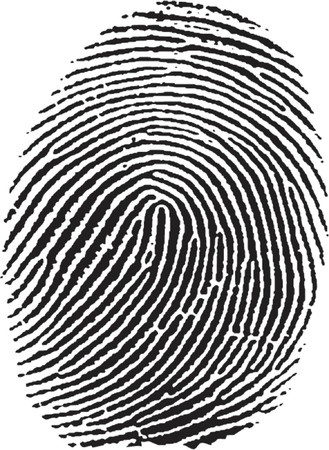
#> input picture TestData/13.jpg, 329 x 450 px, given in place of the camera
$ python enhancement_final.py
#> lines starting #> are read from the running program, lines starting #| are printed output that depends on the picture; pictures that were not available may be replaced by others from this repository, and a replacement may not be noted
import cv2
import os
import numpy as np
import random
import time

# [6 lines left out: function getPaddedImage, not called in this run]

def addSaltAndPepperNoise(image,prob):

    output = np.zeros(image.shape,np.uint8)
    thres = 1 - prob
    for i in range(image.shape[0]):
        for j in range(image.shape[1]):
            rdn = random.random()
            if rdn < prob:
                output[i][j] = 0
            elif rdn > thres:
                output[i][j] = 255
            else:
                output[i][j] = image[i][j]
    return output

# [10 lines left out: function addGaussianNoise, not called in this run]

def readFromDataSet(index):
     if(os.path.exists(("TestData/"+str(index)+'.jpg'))):
         return cv2.imread(("TestData/"+str(index)+'.jpg'),0)
     else:
         return cv2.imread(("TestData/"+str(index)+'.png'),0)

def showAndWaitKey(name,image):
    cv2.imshow(str(name),image)
    cv2.waitKey()

def saveNoisyImage(image,innerNoiseDirectory,name):
    if(not os.path.exists('NoiseOutput/'+str(innerNoiseDirectory))):
        os.makedirs('NoiseOutput/'+str(innerNoiseDirectory))
    return cv2.imwrite(('NoiseOutput/'+str(innerNoiseDirectory)+'/'+str(name)+'.jpg'),image)

# [4 lines left out: function saveEnhancedImage, not called in this run]

def getNoisyImage(path):
    return cv2.imread('NoiseOutput/'+str(path)+'.jpg',0)

def getMedianFilter(image,size):
    return cv2.medianBlur(image,size)

def getBoxFilter(image,boxSize):
    kernel = np.ones((boxSize, boxSize), np.float32) / (boxSize**2)
    return cv2.filter2D(image,-1,kernel)
def getGaussianFilter(image,size,sigma):
    return cv2.GaussianBlur(image,(size, size),sigma)

# [28 lines left out: function getAdaptiveMedianFilter, not called in this run]

def getBilateralFilter(image,box,sigmaColor,sigmaSpace):
    return cv2.bilateralFilter(image,box,sigmaColor,sigmaSpace)

# [13 lines left out: function getLocalNoiseReductionFilter, not called in this run]


cam = cv2.VideoCapture(1)
mirror = True
while True:
    ret_val, img = cam.read()
#> img is the input picture: shape (450, 329, 3); mean B, G, R 161.1, 160.8, 161.3
    if mirror:
        img = cv2.flip(img, 1)
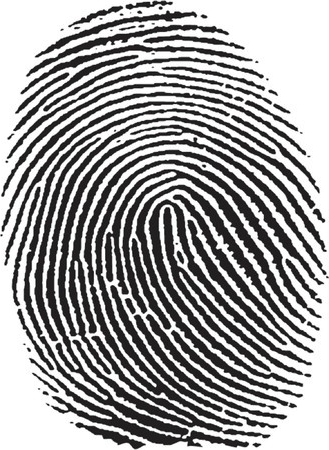
#> img: shape (450, 329, 3); mean B, G, R 161.1, 160.8, 161.3
    cv2.imshow('my webcam', img)
    if cv2.waitKey(1) == 27:
#> (key Esc is pressed here)
        break  # esc to quit
cv2.destroyAllWindows()
spProbList = [0.01,0.02,0.03,0.04,0.05,0.06,0.08,0.1,0.12,0.15]
meanList = [0,10,20,30,40]
stdDevList = [20,30]
filterDecisions = [[0],[1],[2],[3],[4],[5],[6],[7],[8],[9],[0,0],[0,1],[1,0],[1,1],[2,0],[2,1],[3,0],[3,1],[4,0],[4,1]]
noisyImageDirectories = []
for i in range(20):
    currentFilter  = filterDecisions[i]
    currentImage = readFromDataSet(i)
    cv2.imwrite('Gray/'+str(i)+'.jpg',currentImage)
    if(len(currentFilter)==1):
        spProb = spProbList[filterDecisions[i][0]]
        noisyImage = addSaltAndPepperNoise(currentImage,spProb)
#> after the loop in addSaltAndPepperNoise, `for i in range(image.shape[0]):`:
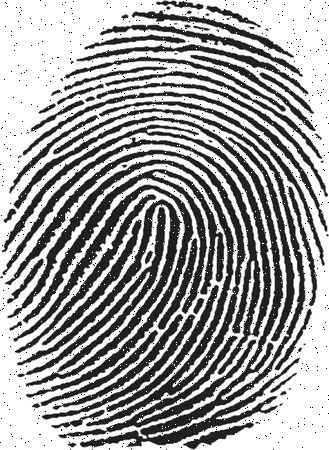
#> output: shape (450, 329); min 0, max 255, mean 160.4
        saveNoisyImage(noisyImage,'sp',str(spProb))
        noisyImageDirectories.append('sp/'+str(spProb))
    else:
         mean = meanList[filterDecisions[i][0]]
         stdDev = stdDevList[filterDecisions[i][1]]
         noisyImage = addGaussianNoise(currentImage,mean,stdDev)
         saveNameAs =  'm '+ str(mean)+', s ' + str(stdDev)
         saveNoisyImage(noisyImage,'gaussian',saveNameAs)
         noisyImageDirectories.append('gaussian/' + saveNameAs)
#> pass 2 of the loop `for i in range(20):`:
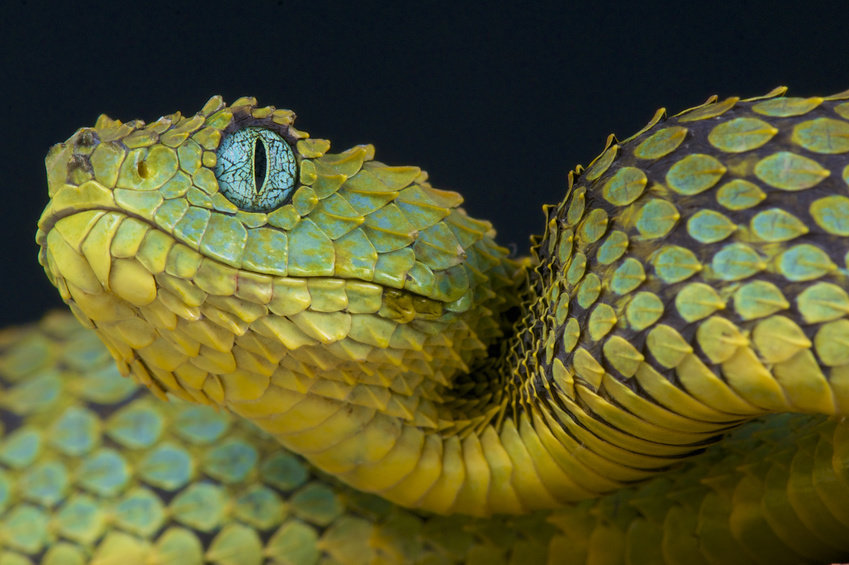
#> input picture TestData/1.jpg, 849 x 565 px
#> in readFromDataSet (call 2), `return cv2.imread(("TestData/"+str(index)+'.jpg'),0)`:
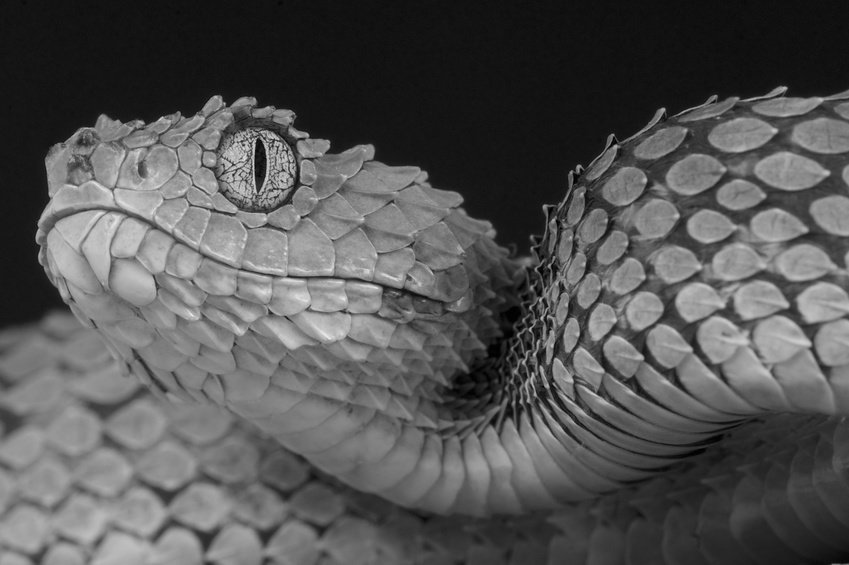
#> returned value: shape (565, 849); min 0, max 237, mean 84.7
#> after the loop in addSaltAndPepperNoise (call 2), `for i in range(image.shape[0]):`:
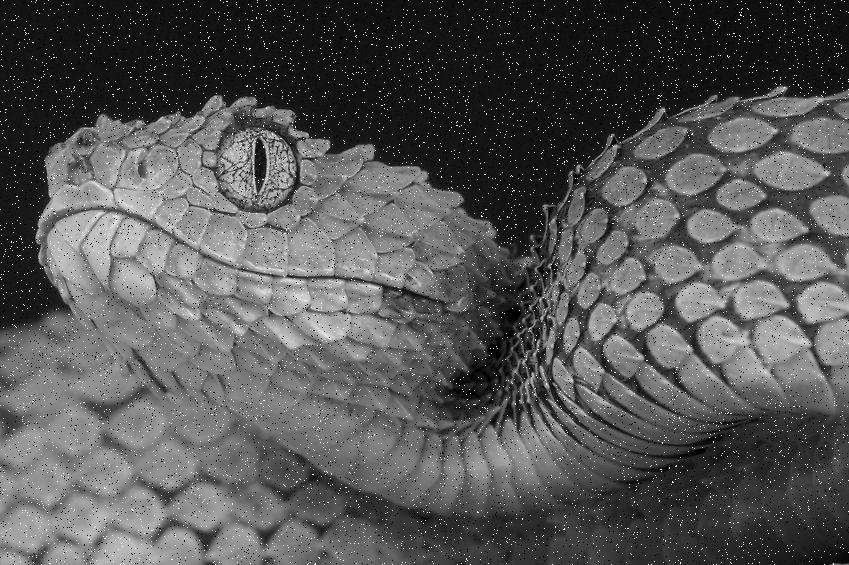
#> output: shape (565, 849); min 0, max 255, mean 86.4
#> pass 3 of the loop `for i in range(20):`:
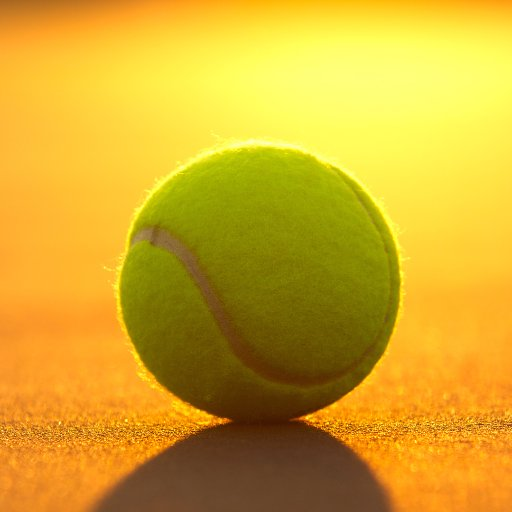
#> input picture TestData/14.jpg, 512 x 512 px, given in place of 2.png, which was not available
#> in readFromDataSet (call 3), `return cv2.imread(("TestData/"+str(index)+'.png'),0)`:
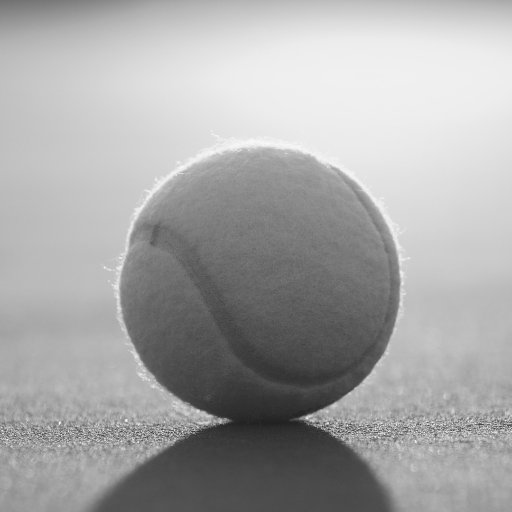
#> returned value: shape (512, 512); min 32, max 249, mean 166.9
#> after the loop in addSaltAndPepperNoise (call 3), `for i in range(image.shape[0]):`:
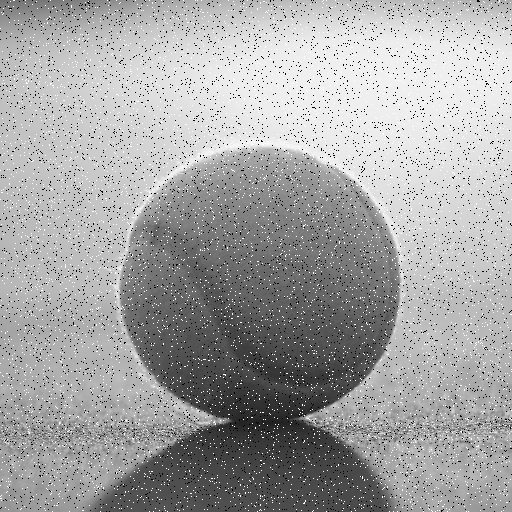
#> output: shape (512, 512); min 0, max 255, mean 164.4
#> (the run stopped early here; a loop or call above may not have finished)
